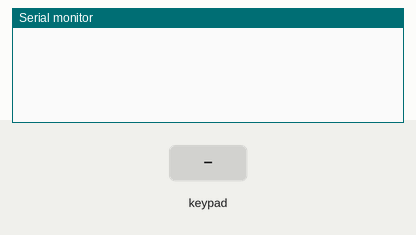
Recording of a sketch running on a simulated Arduino Uno, built with avr-gcc and run on an emulated ATmega328P. On the bench: the last lines printed to the serial monitor. Wiring (inferred from the names in the program): 4×4 keypad with keys 1 2 3 A 4 5 6 B 7 8 9 C * 0 # D: rows pin 13, pin 12, pin 11, pin 10; columns pin 9, pin 8, pin 7, pin 6. Inputs (shaded band) come from the test bench.

Above: at 1.2 s.
1.3 s: key '1' pressed
At 2.4 s:
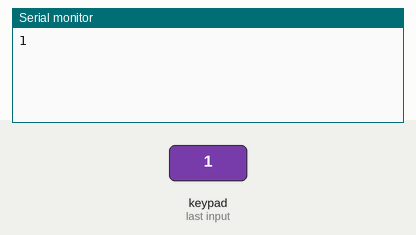
2.8 s: keypad keys 1 3 1 2 1 1 1 0 # pressed 0.4 s apart
At 7.2 s:
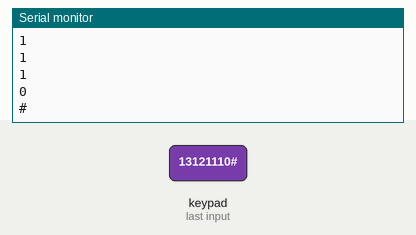
7.9 s: key 'A' pressed
At 8.7 s:
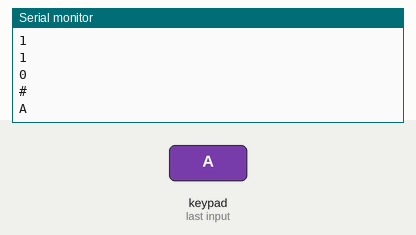
9.4 s: keypad keys 1 3 1 2 1 1 1 0 * pressed 0.4 s apart
At 13.4 s:
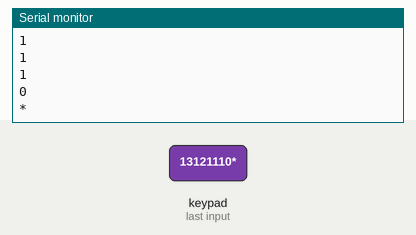
14.5 s: key 'B' pressed
At 14.9 s:
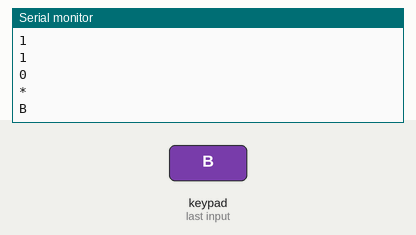
16.0 s: keypad keys 1 3 1 2 1 1 1 0 D pressed 0.4 s apart
At 19.7 s:
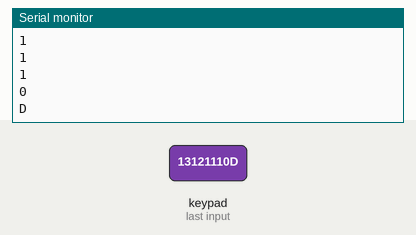
Timing chart, 0 to 21.2 s (numbered marks = the images above; inputs shaded):
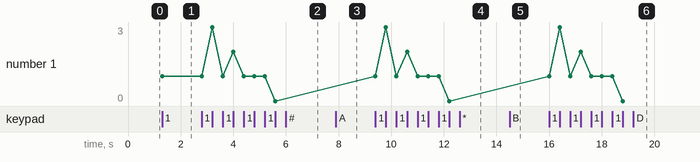

The sketch:

exercise5.ino
```cpp
// This exercise was done in collaboration between group 19 and group 7
// (C) Juan García, Oscar Reina, Jan Manel, group: 19 (2023)
// Work package 3
// Exercise 3.4
// Submission code: Tyu-78F (provided by your TA-s)


//Define the number of rows of the keypad
const int numberOfRows = 4;
//Define the number of columns of the keypad
const int numberOfColumns = 4;

//Define the matrix of the keypad that has all of the options
const int keys[numberOfRows][numberOfColumns] = {
  {'1', '2', '3', 'A'},
  {'4', '5', '6', 'B'},
  {'7', '8', '9', 'C'},
  {'*', '0', '#', 'D'}
};

//Store all of the row pins
int rowPins[numberOfRows] = {13, 12, 11, 10};
//Store all of the column pins
int colPins[numberOfColumns] = {9, 8, 7, 6};

void setup() {
  //Declare the input points from the aray of row pins
  for (int i = 0; i < numberOfRows; i++) {
    pinMode(rowPins[i], INPUT_PULLUP);
  }
  //Declare the input points from the aray of column pins
  for (int i = 0; i < numberOfColumns; i++) {
    pinMode(colPins[i], OUTPUT);
  }
  Serial.begin(9600);
}

void loop() {

  //Iterating through every column and turning it low
  for (int i = 0; i < numberOfColumns; i++) {

    //Set the state of the pins of the columns to low in every iteration
    //so that as soon as the user presses in one of the buttons of the row
    //(set as high in the beginning)the voltage will be 0 and therefore
    //the function will detect a press

    digitalWrite(colPins[i], LOW);

    //Iterating through every row in the column and checking if it is low meaning it is pressed
    for (int j = 0; j < numberOfRows; j++) {

      //If one row happens to be pressed (row is low) and the column is low as well
      if (digitalRead(rowPins[j]) == LOW) {

        //Print the exact position of the intersection of column and row
        Serial.println((char)keys[j][i]);

       //Do nothing until the row becomes high again
        while(digitalRead(rowPins[j]) == LOW);
      }
    }
    //Getting the column back as high again
    digitalWrite(colPins[i], HIGH);
  }
}
```

Measured:
- after the input at 1.3 s, the serial monitor: prints a new line at once (image 1)
- after the input at 2.8 s, the serial monitor: prints a new line after 0.40 s (image 2)
- after the input at 7.9 s, the serial monitor: prints a new line at once (image 3)
- after the input at 9.4 s, the serial monitor: prints a new line at once (image 4)
- after the input at 14.5 s, the serial monitor: prints a new line at once (image 5)
- after the input at 16.0 s, the serial monitor: prints a new line at once (image 6)
- plotted number 1: 1 → 0 after the input at 2.8 s
